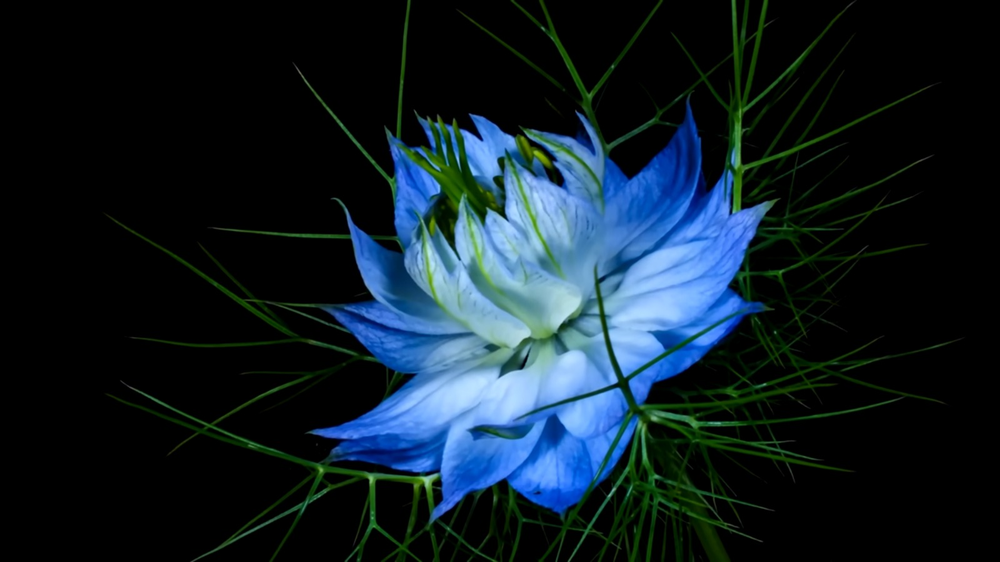
#> input picture Medio Curso/1._Umbral adaptativo/imagen a color.png, 1000 x 562 px, shrunk from 1600 x 900 before the run, found by its file name
$ python '14._Aproximacion de valle global.py'
#> lines starting #> are read from the running program, lines starting #| are printed output that depends on the picture; after the words box and inside, x2 and y2 are one past the last pixel; in counts of white or black regions, pixels touching at a corner belong together; long printed decimals are rounded
import cv2
import numpy as np
import matplotlib.pyplot as plt
from skimage import io

def calcular_histograma(imagen):
    # Calcula el histograma de la imagen en escala de grises
    histograma, _ = np.histogram(imagen.ravel(), bins=256, range=(0, 256))
    return histograma

def calcular_grupo_varianza(histograma, total_pixeles):
    # Cálculo de varianza entre los grupos
    suma_total = np.sum([i * histograma[i] for i in range(256)])
    suma_b = 0
    w_b = 0
    varianza_max = 0
    mejor_umbral = 0

    for umbral in range(256):
        w_b += histograma[umbral]
        w_f = total_pixeles - w_b
        if w_b == 0 or w_f == 0:
            continue

        suma_b += umbral * histograma[umbral]
        m_b = suma_b / w_b if w_b != 0 else 0
        m_f = (suma_total - suma_b) / w_f if w_f != 0 else 0

        varianza_entre_clases = w_b * w_f * (m_b - m_f) ** 2

        if varianza_entre_clases > varianza_max:
            varianza_max = varianza_entre_clases
            mejor_umbral = umbral

    return mejor_umbral

def calcular_desviacion_estandar(imagen):
    # Cálculo de la desviación estándar
    return np.std(imagen)

def encontrar_picos(histograma):
    # Encontrar picos en el histograma (máximos locales)
    picos = []
    for i in range(1, len(histograma) - 1):
        if histograma[i] > histograma[i - 1] and histograma[i] > histograma[i + 1]:
            picos.append(i)
    return picos

def calcular_valle_global(imagen):
    # Obtener el histograma
    histograma = calcular_histograma(imagen)
    total_pixeles = imagen.size

    # Calcular el umbral utilizando grupo varianza
    mejor_umbral = calcular_grupo_varianza(histograma, total_pixeles)

    # Calcular la desviación estándar
    desviacion_estandar = calcular_desviacion_estandar(imagen)

    # Encontrar los picos del histograma
    picos = encontrar_picos(histograma)

    return mejor_umbral, desviacion_estandar, picos

def aplicar_umbral(imagen, umbral):
    # Binarización con el umbral calculado
    _, imagen_umbralizada = cv2.threshold(imagen, umbral, 255, cv2.THRESH_BINARY)
    return imagen_umbralizada

# Cargar la imagen y convertirla a escala de grises
ruta_imagen = 'Imagen a Color.png'
imagen = io.imread(ruta_imagen, as_gray=True)
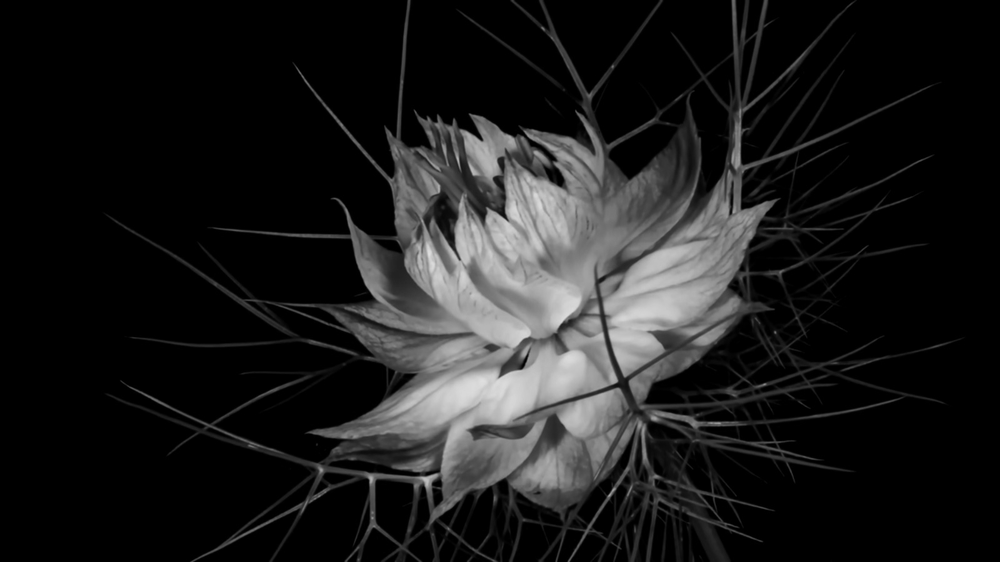
#> imagen: shape (562, 1000) float64; min 0, max 0.876, mean 0.111
imagen = (imagen * 255).astype(np.uint8)  # Normalizar la imagen a valores de 0 a 255

# Calcular el umbral, desviación estándar y los picos
mejor_umbral, desviacion_estandar, picos = calcular_valle_global(imagen)
#> in calcular_histograma, `histograma, _ = np.histogram(imagen.ravel(), bins=256, range=(0, 256))`: histograma = 256 values, max 363467 at index 0, min 0 at index 224, mean 2195.3
#> in calcular_grupo_varianza, `suma_total = np.sum([i * histograma[i] for i in range(256)])`: suma_total = 15837064
#> the loop in calcular_grupo_varianza, `for umbral in range(256):` made 256 passes
#> (w_b, w_f, suma_b, m_b, m_f, varianza_max) on passes 1 to 12: (363467, 198533, 0, 0, 79.77, 4.59e+14), (374968, 187032, 11501, 0.0307, 84.61, 5.02e+14), (380381, 181619, 22327, 0.0587, 87.08, 5.23e+14), (382655, 179345, 29149, 0.0762, 88.14, 5.32e+14), (384587, 177413, 36877, 0.0959, 89.06, 5.4e+14), (387341, 174659, 50647, 0.131, 90.38, 5.51e+14), (388937, 173063, 60223, 0.155, 91.16, 5.57e+14), (390862, 171138, 73698, 0.189, 92.11, 5.65e+14), (392377, 169623, 85818, 0.219, 92.86, 5.71e+14), (393820, 168180, 98805, 0.251, 93.58, 5.77e+14), (395555, 166445, 116155, 0.294, 94.45, 5.84e+14), (397036, 164964, 132446, 0.334, 95.2, 5.89e+14)
#> after the loop in calcular_grupo_varianza, `for umbral in range(256):`: mejor_umbral = 69; suma_b = 15835726; varianza_max = 7.48e+14; w_b = 562000
#> in calcular_valle_global, `mejor_umbral = calcular_grupo_varianza(histograma, total_pixeles)`: mejor_umbral = 69
#> in calcular_valle_global, `desviacion_estandar = calcular_desviacion_estandar(imagen)`: desviacion_estandar = 52.97
#> after the loop in encontrar_picos, `for i in range(1, len(histograma) - 1):`: picos = 63 values from 5 to 223
#> mejor_umbral = 69; desviacion_estandar = 52.97; picos = 63 values from 5 to 223

# Aplicar el umbral a la imagen
imagen_umbralizada = aplicar_umbral(imagen, mejor_umbral)
#> in aplicar_umbral, `_, imagen_umbralizada = cv2.threshold(imagen, umbral, 255, cv2.THRESH_..`:
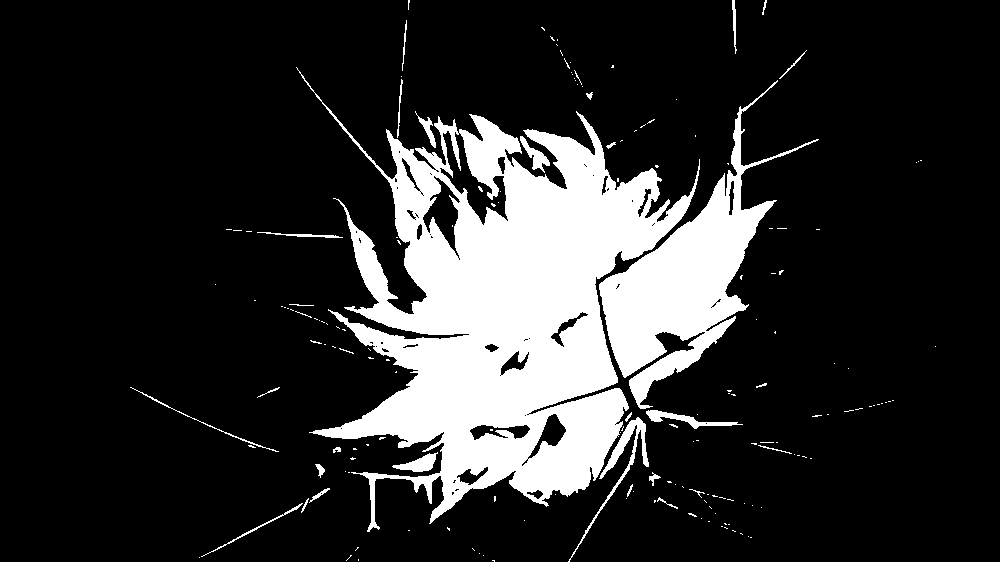
#> imagen_umbralizada: shape (562, 1000); 17.6% white; 176 white regions (144 under 20 px), largest, box (x1, y1, x2, y2) and area: (296, 67, 700, 532) 75122, (599, 80, 819, 409) 18588, (568, 417, 649, 562) 1114

# Imprimir los resultados
print(f'Mejor umbral por valle global: {mejor_umbral}')
#| Mejor umbral por valle global: 69
print(f'Desviación estándar de la imagen: {desviacion_estandar}')
#| Desviación estándar de la imagen: 52.970
print(f'Picos encontrados en el histograma: {picos}')
#> (printed output is left out)

# Guardar matriz original y procesada
np.savetxt('imagen_original.csv', imagen, delimiter=',', fmt='%d')
np.savetxt('imagen_resultante.csv', imagen_umbralizada, delimiter=',', fmt='%d')

# Guardar la imagen resultante
cv2.imwrite("imagen unbralizada.png", imagen_umbralizada)

# Mostrar la imagen original y la imagen umbralizada
plt.figure(figsize=(12, 6))

plt.subplot(1, 3, 1)
plt.imshow(imagen, cmap='gray')
plt.title('Imagen original')

plt.subplot(1, 3, 2)
plt.imshow(imagen_umbralizada, cmap='gray')
plt.title(f'Imagen umbralizada (Umbral: {mejor_umbral})')

# Mostrar el histograma de la imagen
plt.subplot(1, 3, 3)
histograma = calcular_histograma(imagen)
plt.plot(histograma, color='black')
plt.title('Histograma')
plt.xlabel('Intensidad de píxel')
plt.ylabel('Frecuencia')

plt.tight_layout()
plt.show()
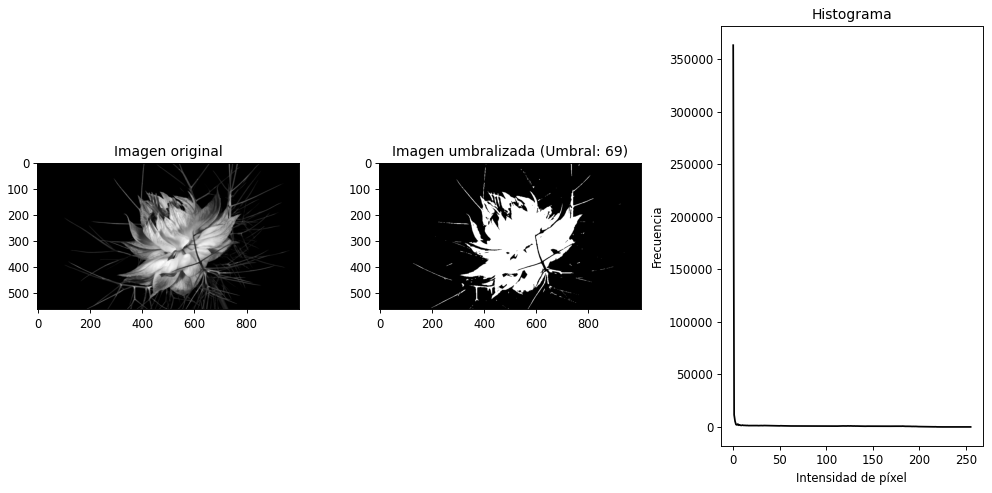
#> figure drawn by matplotlib, 3 panels; panel 3: curve peaks at x = 0, y = 363467
